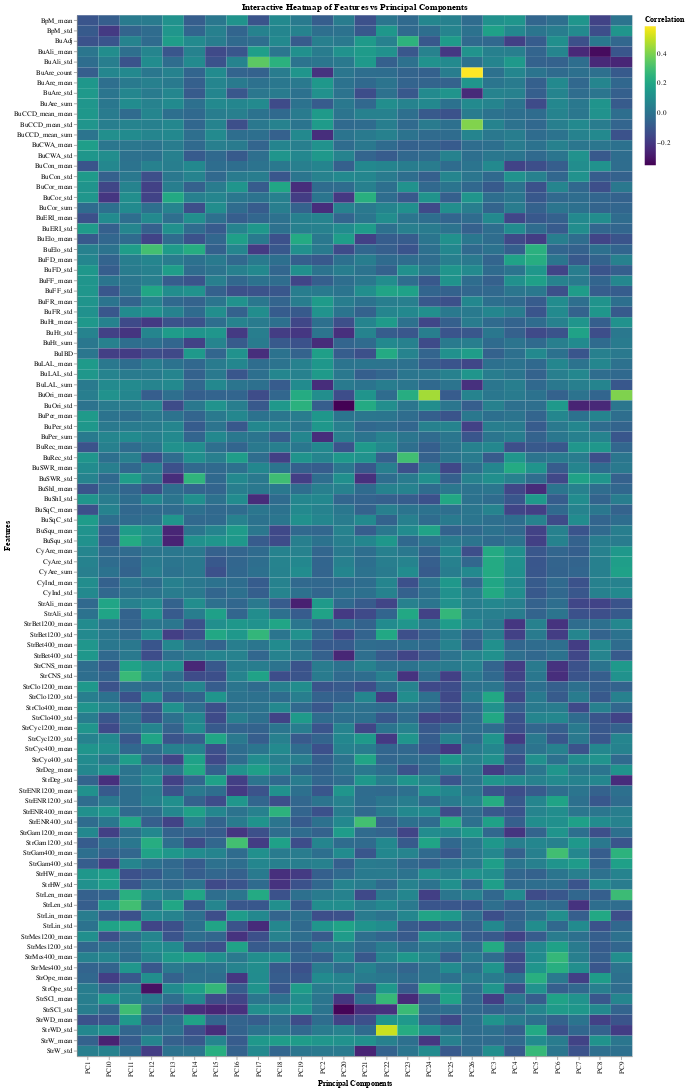

This figure's notebook cell:
### Code cell
# Melt the DataFrame for Altair compatibility
data_melted = loadings_df.melt(id_vars=["Feature"], var_name="Principal Component", value_name="Value")

# Create the heatmap
heatmap = alt.Chart(data_melted).mark_rect().encode(
    x=alt.X("Principal Component:O", title="Principal Components"),
    y=alt.Y("Feature:O", title="Features"),
    color=alt.Color("Value:Q", scale=alt.Scale(scheme="viridis"), title="Correlation"),
    tooltip=["Feature", "Principal Component", "Value"]
).properties(
    width=800,
    height=1500,
    title="Interactive Heatmap of Features vs Principal Components"
).interactive()

heatmap.display()

### Figure 1 — Vega specification as saved in the notebook (floating-point values rounded to 4 significant figures; data arrays with more than 128 entries replaced by an {"elided": "..."} marker saying what was removed)
{"$schema": "https://vega.github.io/schema/vega/v5.json", "data": [{"name": "param_8_store"}, {"name": "source_0", "values": {"elided": "2600 records"}}, {"name": "source_0_x_domain_Principal Component", "values": [{"Principal Component": "PC1"}, {"Principal Component": "PC2"}, {"Principal Component": "PC3"}, {"Principal Component": "PC4"}, {"Principal Component": "PC5"}, {"Principal Component": "PC6"}, {"Principal Component": "PC7"}, {"Principal Component": "PC8"}, {"Principal Component": "PC9"}, {"Principal Component": "PC10"}, {"Principal Component": "PC11"}, {"Principal Component": "PC12"}, {"Principal Component": "PC13"}, {"Principal Component": "PC14"}, {"Principal Component": "PC15"}, {"Principal Component": "PC16"}, {"Principal Component": "PC17"}, {"Principal Component": "PC18"}, {"Principal Component": "PC19"}, {"Principal Component": "PC20"}, {"Principal Component": "PC21"}, {"Principal Component": "PC22"}, {"Principal Component": "PC23"}, {"Principal Component": "PC24"}, {"Principal Component": "PC25"}, {"Principal Component": "PC26"}]}, {"name": "source_0_y_domain_Feature", "values": [{"Feature": "BuAre_count"}, {"Feature": "BuAre_sum"}, {"Feature": "BuAre_mean"}, {"Feature": "BuAre_std"}, {"Feature": "BuHt_sum"}, {"Feature": "BuHt_mean"}, {"Feature": "BuHt_std"}, {"Feature": "BuPer_sum"}, {"Feature": "BuPer_mean"}, {"Feature": "BuPer_std"}, {"Feature": "BuLAL_sum"}, {"Feature": "BuLAL_mean"}, {"Feature": "BuLAL_std"}, {"Feature": "BuCCD_mean_sum"}, {"Feature": "BuCCD_mean_mean"}, {"Feature": "BuCCD_mean_std"}, {"Feature": "BuCor_sum"}, {"Feature": "BuCor_mean"}, {"Feature": "BuCor_std"}, {"Feature": "CyAre_sum"}, {"Feature": "CyAre_mean"}, {"Feature": "CyAre_std"}, {"Feature": "CyInd_mean"}, {"Feature": "CyInd_std"}, {"Feature": "BuCWA_mean"}, {"Feature": "BuCWA_std"}, {"Feature": "BuCon_mean"}, {"Feature": "BuCon_std"}, {"Feature": "BuElo_mean"}, {"Feature": "BuElo_std"}, {"Feature": "BuERI_mean"}, {"Feature": "BuERI_std"}, {"Feature": "BuFR_mean"}, {"Feature": "BuFR_std"}, {"Feature": "BuFF_mean"}, {"Feature": "BuFF_std"}, {"Feature": "BuFD_mean"}, {"Feature": "BuFD_std"}, {"Feature": "BuRec_mean"}, {"Feature": "BuRec_std"}, {"Feature": "BuShI_mean"}, {"Feature": "BuShI_std"}, {"Feature": "BuSqC_mean"}, {"Feature": "BuSqC_std"}, {"Feature": "BuSqu_mean"}, {"Feature": "BuSqu_std"}, {"Feature": "BuAdj"}, {"Feature": "BuIBD"}, {"Feature": "BuSWR_mean"}, {"Feature": "BuSWR_std"}, {"Feature": "BuOri_mean"}, {"Feature": "BuOri_std"}, {"Feature": "BuAli_mean"}, {"Feature": "BuAli_std"}, {"Feature": "StrAli_mean"}, {"Feature": "StrAli_std"}, {"Feature": "StrW_mean"}, {"Feature": "StrW_std"}, {"Feature": "StrWD_mean"}, {"Feature": "StrWD_std"}, {"Feature": "StrOpe_mean"}, {"Feature": "StrOpe_std"}, {"Feature": "StrHW_mean"}, {"Feature": "StrHW_std"}, {"Feature": "StrLen_mean"}, {"Feature": "StrLen_std"}, {"Feature": "StrCNS_mean"}, {"Feature": "StrCNS_std"}, {"Feature": "BpM_mean"}, {"Feature": "BpM_std"}, {"Feature": "StrLin_mean"}, {"Feature": "StrLin_std"}, {"Feature": "StrClo400_mean"}, {"Feature": "StrClo400_std"}, {"Feature": "StrBet400_mean"}, {"Feature": "StrBet400_std"}, {"Feature": "StrSCl_mean"}, {"Feature": "StrSCl_std"}, {"Feature": "StrCyc400_mean"}, {"Feature": "StrCyc400_std"}, {"Feature": "StrENR400_mean"}, {"Feature": "StrENR400_std"}, {"Feature": "StrGam400_mean"}, {"Feature": "StrGam400_std"}, {"Feature": "StrDeg_mean"}, {"Feature": "StrDeg_std"}, {"Feature": "StrMes400_mean"}, {"Feature": "StrMes400_std"}, {"Feature": "StrClo1200_mean"}, {"Feature": "StrClo1200_std"}, {"Feature": "StrBet1200_mean"}, {"Feature": "StrBet1200_std"}, {"Feature": "StrCyc1200_mean"}, {"Feature": "StrCyc1200_std"}, {"Feature": "StrENR1200_mean"}, {"Feature": "StrENR1200_std"}, {"Feature": "StrGam1200_mean"}, {"Feature": "StrGam1200_std"}, {"Feature": "StrMes1200_mean"}, {"Feature": "StrMes1200_std"}]}, {"name": "source_0_color_domain_Value", "values": [{"min": -0.3535, "max": 0.5838}]}], "signals": [{"name": "unit", "value": {}, "on": [{"events": "pointermove", "update": "isTuple(group()) ? group() : unit"}]}, {"name": "param_8", "update": "vlSelectionResolve(\"param_8_store\", \"union\")"}, {"name": "param_8_Principal_Component", "on": [{"events": [{"source": "view", "type": "dblclick"}], "update": "null"}, {"events": {"signal": "param_8_translate_delta"}, "update": "panLinear(param_8_translate_anchor.extent_x, -param_8_translate_delta.x / width)"}, {"events": {"signal": "param_8_zoom_delta"}, "update": "zoomLinear(domain(\"x\"), param_8_zoom_anchor.x, param_8_zoom_delta)"}]}, {"name": "param_8_Feature", "on": [{"events": [{"source": "view", "type": "dblclick"}], "update": "null"}, {"events": {"signal": "param_8_translate_delta"}, "update": "panLinear(param_8_translate_anchor.extent_y, param_8_translate_delta.y / height)"}, {"events": {"signal": "param_8_zoom_delta"}, "update": "zoomLinear(domain(\"y\"), param_8_zoom_anchor.y, param_8_zoom_delta)"}]}, {"name": "param_8_tuple", "on": [{"events": [{"signal": "param_8_Principal_Component || param_8_Feature"}], "update": "param_8_Principal_Component && param_8_Feature ? {unit: \"\", fields: param_8_tuple_fields, values: [param_8_Principal_Component,param_8_Feature]} : null"}]}, {"name": "param_8_tuple_fields", "value": [{"field": "Principal Component", "channel": "x", "type": "E"}, {"field": "Feature", "channel": "y", "type": "E"}]}, {"name": "param_8_translate_anchor", "value": {}, "on": [{"events": [{"source": "scope", "type": "pointerdown"}], "update": "{x: x(unit), y: y(unit), extent_x: domain(\"x\"), extent_y: domain(\"y\")}"}]}, {"name": "param_8_translate_delta", "value": {}, "on": [{"events": [{"source": "window", "between": [{"source": "scope", "type": "pointerdown"}, {"source": "window", "type": "pointerup"}], "type": "pointermove", "consume": true}], "update": "{x: param_8_translate_anchor.x - x(unit), y: param_8_translate_anchor.y - y(unit)}"}]}, {"name": "param_8_zoom_anchor", "on": [{"events": [{"source": "scope", "type": "wheel", "consume": true}], "update": "{x: invert(\"x\", x(unit)), y: invert(\"y\", y(unit))}"}]}, {"name": "param_8_zoom_delta", "on": [{"events": [{"source": "scope", "consume": true, "type": "wheel"}], "update": "pow(1.001, event.deltaY * pow(16, event.deltaMode))", "force": true}]}, {"name": "param_8_modify", "on": [{"events": {"signal": "param_8_tuple"}, "update": "modify(\"param_8_store\", param_8_tuple, true)"}]}], "marks": [{"type": "rect", "name": "marks", "from": {"data": "source_0"}, "encode": {"update": {"y": {"field": "Feature", "scale": "y"}, "height": {"signal": "max(0.25, bandwidth('y'))"}, "fill": {"field": "Value", "scale": "color"}, "x": {"field": "Principal Component", "scale": "x"}, "tooltip": {"signal": "{\"Feature\": isValid(datum[\"Feature\"]) ? datum[\"Feature\"] : \"\"+datum[\"Feature\"], \"Principal Component\": isValid(datum[\"Principal Component\"]) ? datum[\"Principal Component\"] : \"\"+datum[\"Principal Component\"], \"Value\": format(datum[\"Value\"], \"\")}"}, "width": {"signal": "max(0.25, bandwidth('x'))"}}}, "style": ["rect"], "interactive": true}], "scales": [{"name": "x", "type": "band", "domain": {"data": "source_0_x_domain_Principal Component", "field": "Principal Component", "sort": true}, "range": [0, {"signal": "width"}], "paddingInner": 0, "paddingOuter": 0}, {"name": "y", "type": "band", "domain": {"data": "source_0_y_domain_Feature", "field": "Feature", "sort": true}, "range": [0, {"signal": "height"}], "paddingOuter": 0, "paddingInner": 0}, {"name": "color", "type": "linear", "domain": [{"signal": "(data(\"source_0_color_domain_Value\")[0] || {}).min"}, {"signal": "(data(\"source_0_color_domain_Value\")[0] || {}).max"}], "range": {"scheme": "viridis"}, "interpolate": "hcl", "zero": false}], "axes": [{"scale": "x", "grid": false, "labelAlign": "right", "labelAngle": 270, "zindex": 1, "labelBaseline": "middle", "orient": "bottom", "title": "Principal Components"}, {"scale": "y", "zindex": 1, "orient": "left", "grid": false, "title": "Features"}], "title": {"text": "Interactive Heatmap of Features vs Principal Components", "frame": "group"}, "padding": 5, "background": "white", "width": 800, "height": 1500, "style": "cell", "legends": [{"title": "Correlation", "fill": "color", "gradientLength": {"signal": "clamp(height, 64, 200)"}}]}
